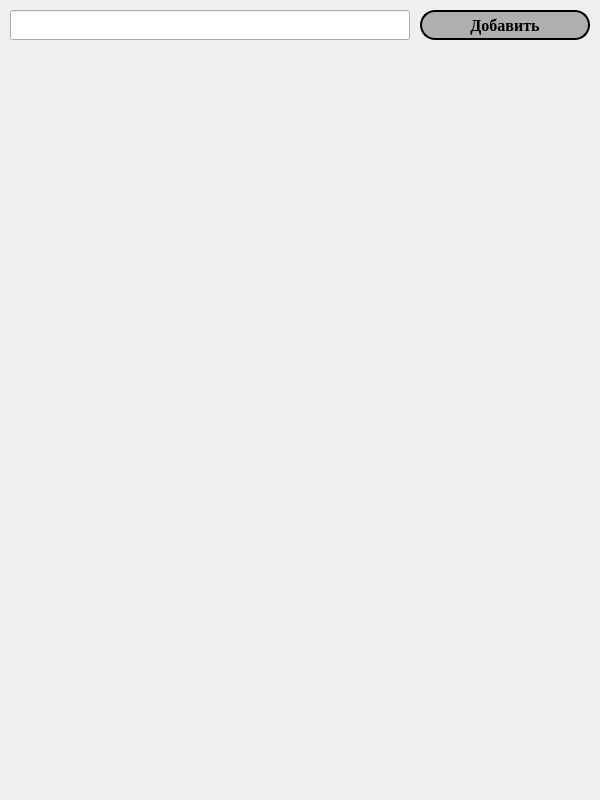
<?xml version="1.0" encoding="UTF-8"?>
<ui version="4.0">
 <class>Form</class>
 <widget class="QWidget" name="Form">
  <property name="geometry">
   <rect>
    <x>0</x>
    <y>0</y>
    <width>600</width>
    <height>800</height>
   </rect>
  </property>
  <property name="windowTitle">
   <string>Form</string>
  </property>
  <widget class="QLineEdit" name="searchBarLedit">
   <property name="geometry">
    <rect>
     <x>10</x>
     <y>10</y>
     <width>400</width>
     <height>30</height>
    </rect>
   </property>
  </widget>
  <widget class="QPushButton" name="addbtn">
   <property name="geometry">
    <rect>
     <x>420</x>
     <y>10</y>
     <width>170</width>
     <height>30</height>
    </rect>
   </property>
   <property name="font">
    <font>
     <family>Times New Roman</family>
     <pointsize>12</pointsize>
     <weight>75</weight>
     <bold>true</bold>
    </font>
   </property>
   <property name="styleSheet">
    <string notr="true">background-color:rgb(175, 175, 175);
border-radius: 15px;
border-color: black;
border-style: outset;
border-width: 2px;
border-radius: 15px;</string>
   </property>
   <property name="text">
    <string>Добавить</string>
   </property>
  </widget>
 </widget>
 <resources/>
 <connections/>
</ui>
